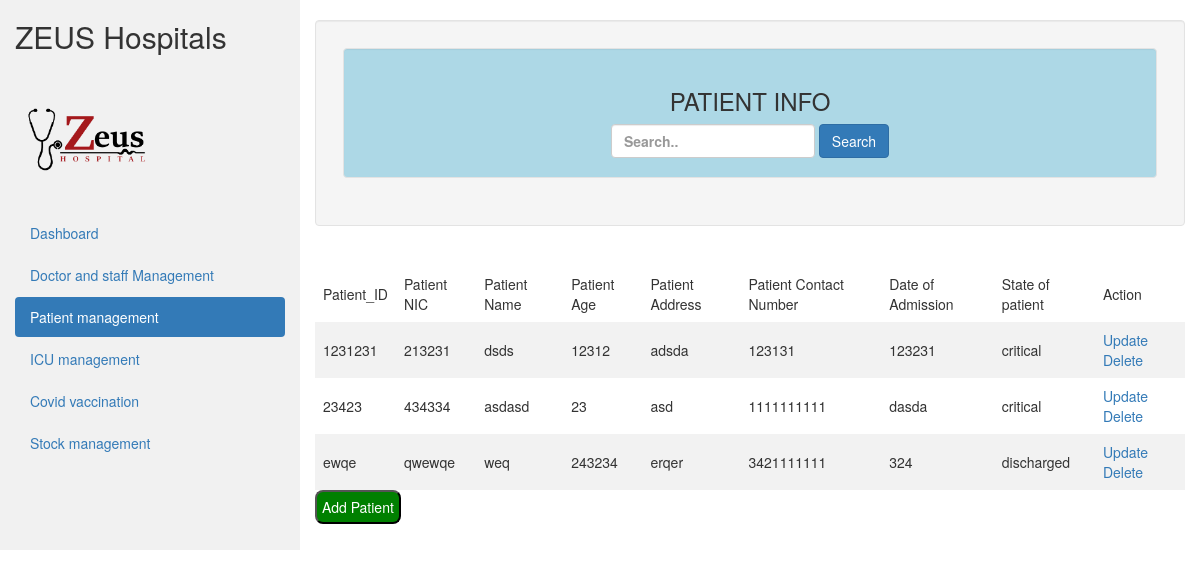
Page /PatientManagement/HTML/patient.php on the committed database.
### tables this page shows
CREATE TABLE `patients` (
  `patient_id` varchar(15) NOT NULL,
  `nic` varchar(20) NOT NULL,
  `patient_name` varchar(20) NOT NULL,
  `patient_age` int(20) NOT NULL,
  `patient_address` varchar(20) NOT NULL,
  `patient_contact` varchar(20) NOT NULL,
  `patient_admission` varchar(20) NOT NULL,
  `patient_state` varchar(20) NOT NULL
);

### PatientManagement/HTML/patient.php (the view, shortened to what this page needs)
<!DOCTYPE html>
<html lang="en">
<head>
  <link rel="stylesheet" href="https://maxcdn.bootstrapcdn.com/bootstrap/3.4.1/css/bootstrap.min.css">
  <link res="stylesheet" href="../../AdminDashboard/adminDash.css">
</head>
<body>
<div class="container-fluid">
  <div class="row content">
    <div class="col-sm-3 sidenav hidden-xs">
      <h2>ZEUS Hospitals</h2>
      <img  style="width:150px; height:150px ;"  src="../../HomePage/Images/NavLogo.png">
      <ul class="nav nav-pills nav-stacked">
      <li ><a href="../../AdminDashboard/adminDash.php">Dashboard</a></li>
        <li ><a href="../../DoctorAndStaffManagement/HTML/staff.php">Doctor and staff Management</a></li>
        <li class="active"><a href="#">Patient management</a></li>
        <li ><a href="../../ICUManagement/HTML/icu.php">ICU management</a></li>
        <li ><a href="../../CovidTestingAndVaccination/HTML/testing.php">Covid vaccination</a></li>
        <li ><a href="../../EquipmentManagement/HTML/stock.php">Stock management</a></li>
      </ul><br>
    </div>
    <br>
    <div>
<div class="col-sm-9" >
<div class="well">
        <table>
            <tr>
                <td> <div class="well" id="dashco">
            <h3 class="empal">PATIENT INFO</h3>
            <div>
            <form class="form-inline" method="POST" action=""><input type="text"
            name="search" class="form-control" placeholder="Search..">
            <button type="submit" name="save" class="btn btn-primary">Search</button></form>
            </div>
            </div>
    </table>
      </div>
            <br>
            <?php
               $host = "localhost";
               $user = "root";
               $password = "";
               $db = "zeus";
               $conn = mysqli_connect($host,$user,$password,$db);
              $result = mysqli_query($conn,"SELECT * FROM patients");
?>
<?php
if (mysqli_num_rows($result) > 0) {
?>
                    <table>
                        <tr>
                          <td>Patient_ID</td>
                        <td>Patient NIC</td>
                        <td>Patient Name</td>
                        <td>Patient Age</td>
                        <td>Patient Address</td>
                        <td>Patient Contact Number</td>
                        <td>Date of Admission</td>
                        <td>State of patient</td>
                        <td>Action</td>
                        </tr>
                          <?php
                          while($row = mysqli_fetch_array($result)) {
                          ?>
                        <tr>
                          <td><?php echo $row["patient_id"]; ?></td>
                          <td><?php echo $row["nic"]; ?></td>
                          <td><?php echo $row["patient_name"]; ?></td>
                          <td><?php echo $row["patient_age"]; ?></td>
                        <td><?php echo $row["patient_address"]; ?></td>
                        <td><?php echo $row["patient_contact"]; ?></td>
                        <td><?php echo $row["patient_admission"]; ?></td>
                        <td><?php echo $row["patient_state"]; ?></td>
                        <td><a href="../PHP/updatePatient.php?patient_id=<?php echo $row["patient_id"]; ?>">Update</a>
                        <a href="../PHP/deletePatient.php?patient_id=<?php echo $row["patient_id"]; ?>">Delete</a></td>
                          </tr>
                          <?php
                          }
                          ?>
                    </table>
                    <?php
                      }
                      else
                      {
                          echo "No result found";
                      }
                      ?>
<button class="btncreate">  <a style="text-decoration:none; color:white;" href="../HTML/addPatient.html"> Add Patient</a>
    </div>
  </div>
</div>
</body>
</html>

### PatientManagement/HTML/patient.php (style rules this page uses)
.row.content { height: 550px }
.sidenav { background-color: #f1f1f1; height: 100%; }
table { border-collapse: collapse; width: 100%; }
th, td { text-align: left; padding: 8px; }
tr:nth-child(even) { background-color: #f2f2f2 }
.btncreate { background-color: green; border-radius:8px; padding:5px; color:white; }
#dashco { background-color: #ADD8E6; text-align: center; font-weight:bold; }

### rows in the picture
patients: patient_id "1231231", nic "213231", patient_name "dsds", patient_age "12312", patient_address "adsda", patient_contact "123131", patient_admission "123231", patient_state "critical"
patients: patient_id "23423", nic "434334", patient_name "asdasd", patient_age "23", patient_address "asd", patient_contact "1111111111", patient_admission "dasda", patient_state "critical"
patients: patient_id "ewqe", nic "qwewqe", patient_name "weq", patient_age "243234", patient_address "erqer", patient_contact "3421111111", patient_admission "324", patient_state "discharged"
